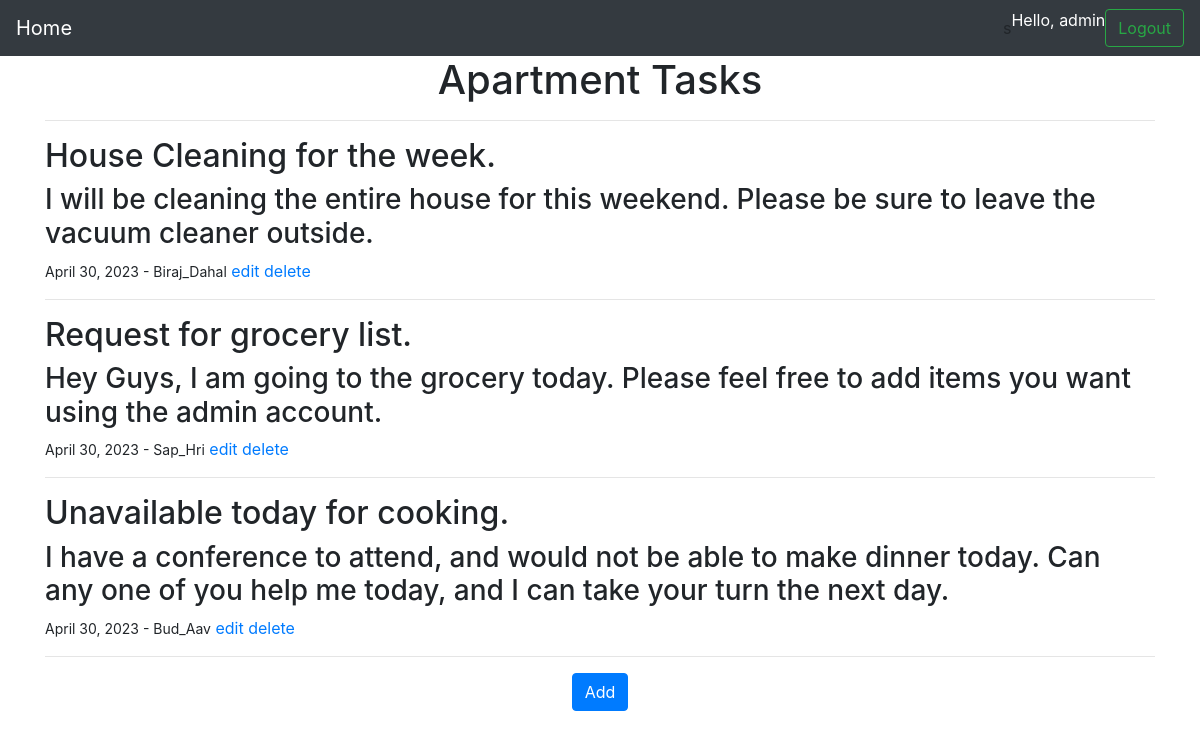
The app's page / (signed in) with its own data.
### content_app/models.py (models this page shows, shortened)
class Blog(models.Model):
    title = models.CharField(max_length=50, verbose_name='Enter title', db_column='Title')
    content = models.TextField()
    date_posted = models.DateField(auto_now_add=True)
    user = models.ForeignKey(User, on_delete=models.CASCADE)
    class Meta:
        db_table = 'Blog'

### content_app/views.py (the view)
# urls.py: 2. Add a URL to urlpatterns:  path('', views.home, name='home')
@login_required
def home(request):
    blogs = Blog.objects.all()
    return render(request, 'home.html', {'blogs': blogs})

### content_app/templates/home.html (shortened to what this page needs)
{% extends 'core/base.html' %}
{% block content %}
    <h1 style="text-align: center;">Apartment Tasks</h1>
    <hr>
    {% if blogs %}
        {% for blog in blogs %}
            <h2>{{blog.title}}</h2>
            <h3>{{blog.content}}</h3>
            <small>{{blog.date_posted}} - {{blog.user.username}}</small>
            {% if user.is_superuser or user.id == blog.user.id %}
                <a href="{% url 'edit-blog' id=blog.id%}">edit</a>
                <a href="{% url 'delete-blog' id=blog.id %}">delete</a>
            {% endif %}
            <hr>
        {% endfor %}
    {% else %}
        <h2 style="text-align: center;">No Blog Items Found</h2>
    {% endif %}
    <div style="text-align: center;">
        <a href="{% url 'add-blog' %}" class="btn btn-primary">Add</a>
    </div>
{% endblock content %}

### templates/core/navbar.html (shortened to what this page needs)
    <nav class="navbar navbar-expand-lg navbar-dark bg-dark">
        <a class="navbar-brand" href="{% url 'home' %}">Home</a>
        <div class="collapse navbar-collapse" id="navbarSupportedContent">
          s
          {% if user.is_authenticated %}
            <p style="color: white;">Hello, {{user.username}}</p>
            <br>
            <a class="btn btn-outline-success my-2 my-sm-0" href="{% url 'logout' %}">Logout</a>
          {% else %}
            <a class="btn btn-outline-success my-2 my-sm-0" href="{% url 'register' %}">Register</a>
            <a class="btn btn-outline-success my-2 my-sm-0" href="{% url 'login' %}">Login</a>
          {% endif %}
        </div>
      </nav>

### records on screen
Blog: title "House Cleaning for the week.", content "I will be cleaning the entire house for this weekend. Please be sure to leave the vacuum cleaner outside.", date_posted "April 30, 2023", user.username "Biraj_Dahal"
Blog: title "Request for grocery list.", content "Hey Guys, I am going to the grocery today. Please feel free to add items you want using the admin account.", date_posted "April 30, 2023", user.username "Sap_Hri"
Blog: title "Unavailable today for cooking.", content "I have a conference to attend, and would not be able to make dinner today. Can any one of you help me today, and I can take your turn the next day.", date_posted "April 30, 2023", user.username "Bud_Aav"

### other values on screen
{{ user.username }} "admin"
